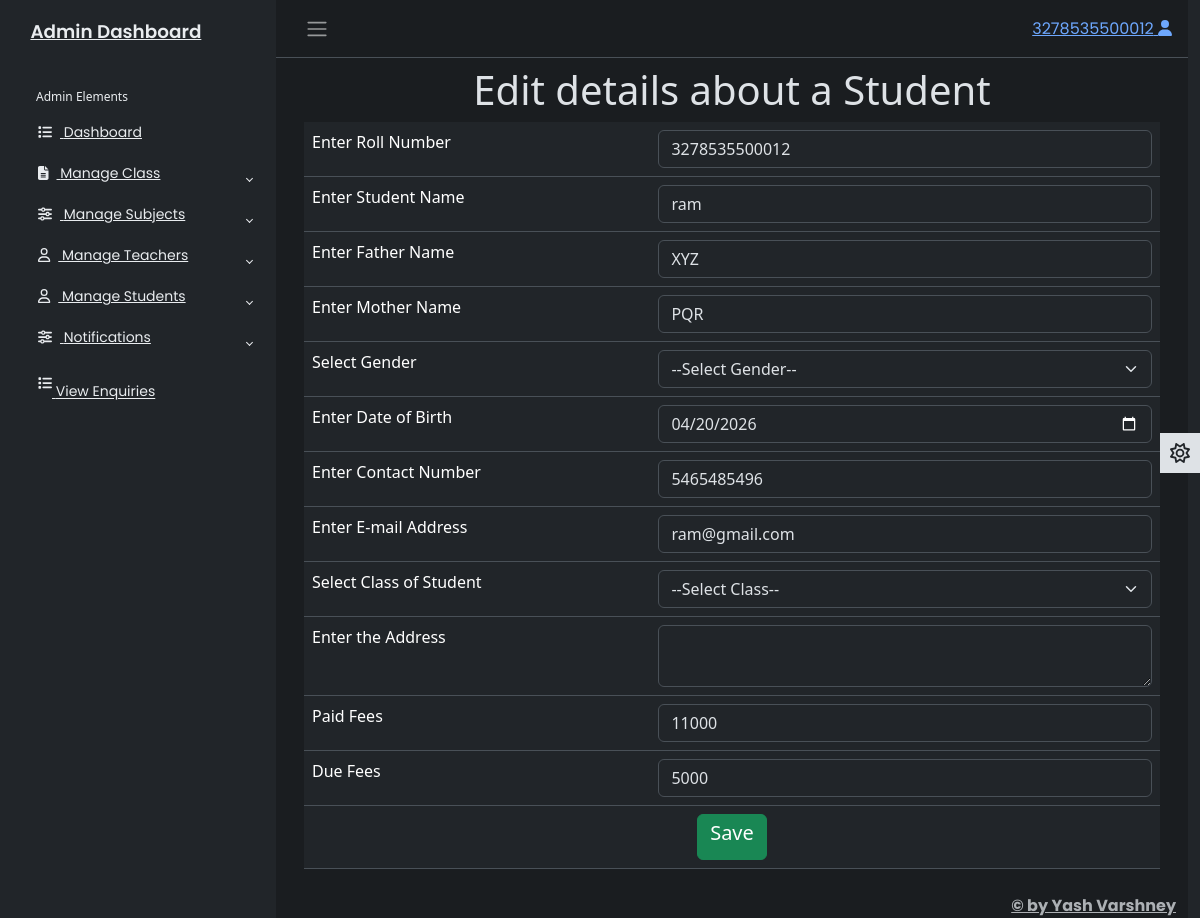
The page /adminapp/editstu/3278535500012 (signed in) on the database its author committed.
### adminapp/models.py (models this page shows)
class Student(models.Model):
    rollno = models.IntegerField(primary_key=True)
    name = models.CharField(max_length=50)
    fname = models.CharField(max_length=50)
    mname = models.CharField(max_length=50)
    gender = models.CharField(max_length=10)
    dob = models.CharField(max_length=15)
    contactno = models.CharField(max_length=20)
    emailaddress = models.EmailField(max_length=50, unique=True)
    address = models.TextField()
    sclass = models.CharField(max_length=30)
    feespaid = models.CharField(max_length=10)
    duefees = models.CharField(max_length=10)
    password = models.CharField(max_length=30)
    pic = models.ImageField(upload_to='')
    created_date = models.DateTimeField()

### adminapp/views.py (the view, shortened to what this page needs)
# urls.py: path('editstu/<rollno>',views.editstu,name = 'editstu'),
@cache_control(no_store = True,no_cache = True,must_revalidate = True)
def editstu(req,rollno):
    try:
      if req.session['adminid']!=None:
        adminid = req.session['adminid']
        cl = Classes.objects.all()
        stul = Student.objects.get(rollno=rollno)
        return render(req,'editstu.html',{'adminid':adminid,'stul':stul,'cl':cl})
    except KeyError:
       return redirect('login')

### adminapp/templates/editstu.html (shortened to what this page needs)
{% extends 'adminbase.html' %}
{% load static %}
{% block admin %}
  <div class="row">
    <div class="col-sm-12">
      <h1 class="text-center">Edit details about a Student</h1>
      <form method="post">
        <table class="table">
          <tr>
            <td>Enter Roll Number</td>
            <td>
              <input type="text" name="rollno" value="{{ stul.rollno }}" class="form-control" readonly />
            </td>
          </tr>
          <tr>
            <td>Enter Student Name</td>
            <td>
              <input type="text" name="name" value="{{ stul.name }}" class="form-control" />
            </td>
          </tr>
          <tr>
            <td>Enter Father Name</td>
            <td>
              <input type="text" name="fname" value="{{ stul.fname }}" class="form-control" />
            </td>
          </tr>
          <tr>
            <td>Enter Mother Name</td>
            <td>
              <input type="text" name="mname" value="{{ stul.mname }}" class="form-control" />
            </td>
          </tr>
          <tr>
            <td>Select Gender</td>
            <td>
              <select name="gender" class="form-select">
                <option>--Select Gender--</option>
              </select>
            </td>
          </tr>
          <tr>
            <td>Enter Date of Birth</td>
            <td>
              <input type="date" name="dob" value="{{ stul.dob }}" class="form-control" />
            </td>
          </tr>
          <tr>
            <td>Enter Contact Number</td>
            <td>
              <input type="number" name="contactno" value="{{ stul.contactno }}" class="form-control" />
            </td>
          </tr>
          <tr>
            <td>Enter E-mail Address</td>
            <td>
              <input type="email" name="emailaddress" value="{{ stul.emailaddress }}" class="form-control" required />
            </td>
          </tr>
          <tr>
            <td>Select Class of Student</td>
            <td>
              <select name="sclass" class="form-select">
                <option value="">--Select Class--</option>
              </select>
            </td>
          </tr>
          <tr>
            <td>Enter the Address</td>
            <td>
              <textarea name="address" class="form-control"></textarea>
            </td>
          </tr>
          <tr>
            <td>Paid Fees</td>
            <td>
              <input type="number" name="feespaid" value="{{ stul.feespaid }}" class="form-control" />
            </td>
          </tr>
          <tr>
            <td>Due Fees</td>
            <td>
              <input type="number" name="duefees" value="{{ stul.duefees }}" class="form-control" />
            </td>
          </tr>
          <tr>
            <td colspan="2" class="text-center">
              <button type="submit" class="btn btn-success"><h5>Save</h5></button>
            </td>
          </tr>
        </table>
      </form>
    </div>
  </div>
{% endblock %}

### adminapp/static/css/adminstyle.css (style rules this page uses)
body { font-family: 'Poppins', sans-serif; font-size: 0.875rem; opacity: 1; overflow-y: scroll; margin: 0; }

### rows shown on the page
Student: rollno "3278535500012", name "ram", fname "XYZ", mname "PQR", dob "04/20/2026", contactno "5465485496", emailaddress "ram@gmail.com", feespaid "11000", duefees "5000"

### other values the page prints
{{ adminid }} "3278535500012"
